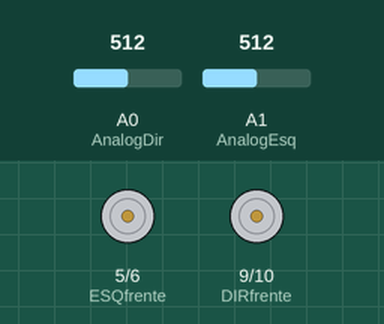
This sketch was run on a simulated Arduino Uno, built with avr-gcc and run on an emulated ATmega328P. Parts: motor-driver pin pairs drawn as motors (green arrow = first pin HIGH = forward, orange = second pin HIGH = backward, longer = more drive). The inputs (shaded band) are chosen by the test bench; at power-on: A0 (AnalogDir) = 512, A1 (AnalogEsq) = 512.

Above: at 1.2 s.
1.3 s: A0 (AnalogDir) set to 409
2.8 s: A0 (AnalogDir) set to 384
At 3.6 s:
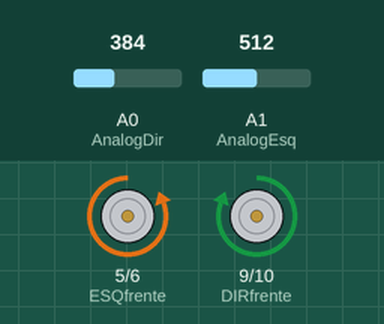
4.3 s: A1 (AnalogEsq) set to 417
5.8 s: A1 (AnalogEsq) set to 386
At 6.2 s:
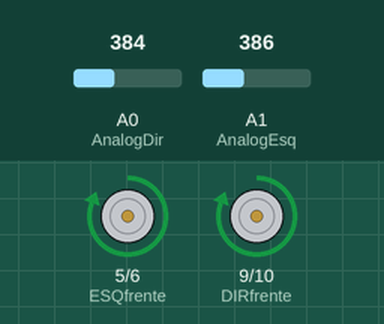
7.3 s: A0 (AnalogDir) set to 410
At 8.5 s:
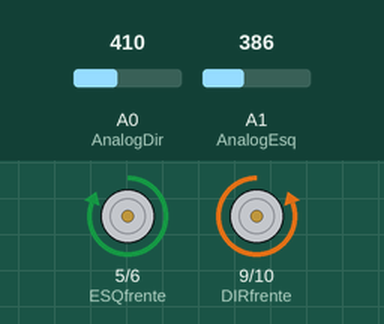
8.8 s: A0 (AnalogDir) set to 390
At 9.9 s:
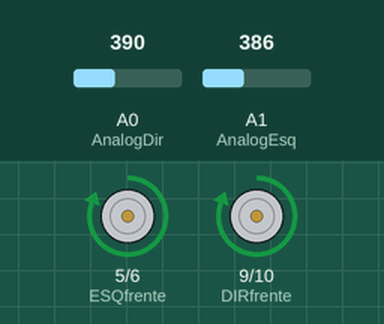
Timing chart, 0 to 11.3 s (numbered marks = the images above; inputs shaded):
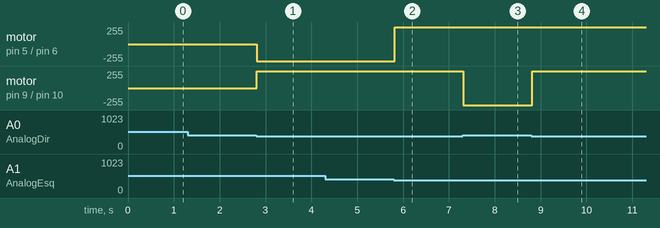

Measured:
- the behaviour switches between 400 and 399 on A0 (AnalogDir) (found by bisection; images 0 and 1)
- the behaviour switches between 400 and 399 on A1 (AnalogEsq) (found by bisection; images 1 and 2)
- after the input at 1.3 s, every drawn part: stays the same
- after the input at 2.8 s, motor on pin 5 (ESQfrente) / pin 6 (ESQtras): stopped → backward 255/255 at once; motor on pin 9 (DIRfrente) / pin 10 (DIRtras): stopped → forward 255/255 at once
- after the input at 4.3 s, every drawn part: stays the same
- after the input at 5.8 s, motor on pin 5 (ESQfrente) / pin 6 (ESQtras): backward 255/255 → forward 255/255 at once
- after the input at 7.3 s, motor on pin 9 (DIRfrente) / pin 10 (DIRtras): forward 255/255 → backward 255/255 at once
- after the input at 8.8 s, motor on pin 9 (DIRfrente) / pin 10 (DIRtras): backward 255/255 → forward 255/255 at once

The sketch:

terceiraprova.ino
```cpp
const int ESQfrente = 5;
const int ESQtras = 6;
// esquerda frente e esquerda tras = motor esquerdo

const int DIRfrente = 9;
const int DIRtras = 10;
// direita frente e direita tras = motor direito

const int AnalogEsq = A1;
const int AnalogDir = A0;
// analog esquerda e analog direita = conexoes analogicas dos sensores

const int limiar = 400;
//limiar = condiçao da leitura dos sensores, caso seja menos que 400 é
//uma superficie bramca e caso seja maior que 400 é uma superficie preta

void setup() {
  pinMode(ESQfrente,OUTPUT);
  pinMode(ESQtras,OUTPUT);
  pinMode(DIRfrente,OUTPUT);
  pinMode(DIRtras,OUTPUT);

  Serial.begin(9600);  //valor para inicializaçao das leituras digitais, ou seja, as leituras dos sensores
}

void loop(){
  int leituraEsq = analogRead(AnalogEsq);
  int leituraDir = analogRead(AnalogDir);

  if(leituraEsq < limiar && leituraDir < limiar){  //condiçao que faz o robo andar para frente
    AndarFrente();
  }

  else if(leituraEsq < limiar && leituraDir >= limiar){ //condiçao que faz o robo virar para a direita
    VirarDireita();
  }

  else if(leituraEsq >= limiar && leituraDir < limiar){  // condiçao que faz o robo virar para a esquerda
    VirarEsquerda();
  }

  else if(leituraEsq >= limiar && leituraDir >= limiar){ // condiçao que faz o robo parar
    Parar();
  }

  delay(100);    // delay aplicado para reinicializar a leitura do loop sem conflito entre as leituras anteriores

}

void AndarFrente(){               // funçao que faz os motores ligarem quando eu quiser que o robo ande para frente.
  digitalWrite(ESQfrente, HIGH);
  digitalWrite(ESQtras, LOW);
  digitalWrite(DIRfrente, HIGH);
  digitalWrite(DIRtras, LOW);
}

void VirarDireita(){              // funçao que faz os motores ligarem quando eu quiser que o robo vire para a direita.
  digitalWrite(ESQfrente, HIGH);
  digitalWrite(ESQtras, LOW);
  digitalWrite(DIRfrente, LOW);
  digitalWrite(DIRtras, HIGH);
}

void VirarEsquerda(){            // funçao que faz os motores ligarem quando eu quiser que o robo vire para a esquerda.
  digitalWrite(ESQfrente, LOW);
  digitalWrite(ESQtras, HIGH);
  digitalWrite(DIRfrente, HIGH);
  digitalWrite(DIRtras, LOW);
}

void Parar(){                    // funçao que faz os motores pararem o funcionamento e deixar o robo parado poor completo.
  digitalWrite(ESQfrente, LOW);
  digitalWrite(ESQtras, LOW);
  digitalWrite(DIRfrente, LOW);
  digitalWrite(DIRtras, LOW);
}
```
